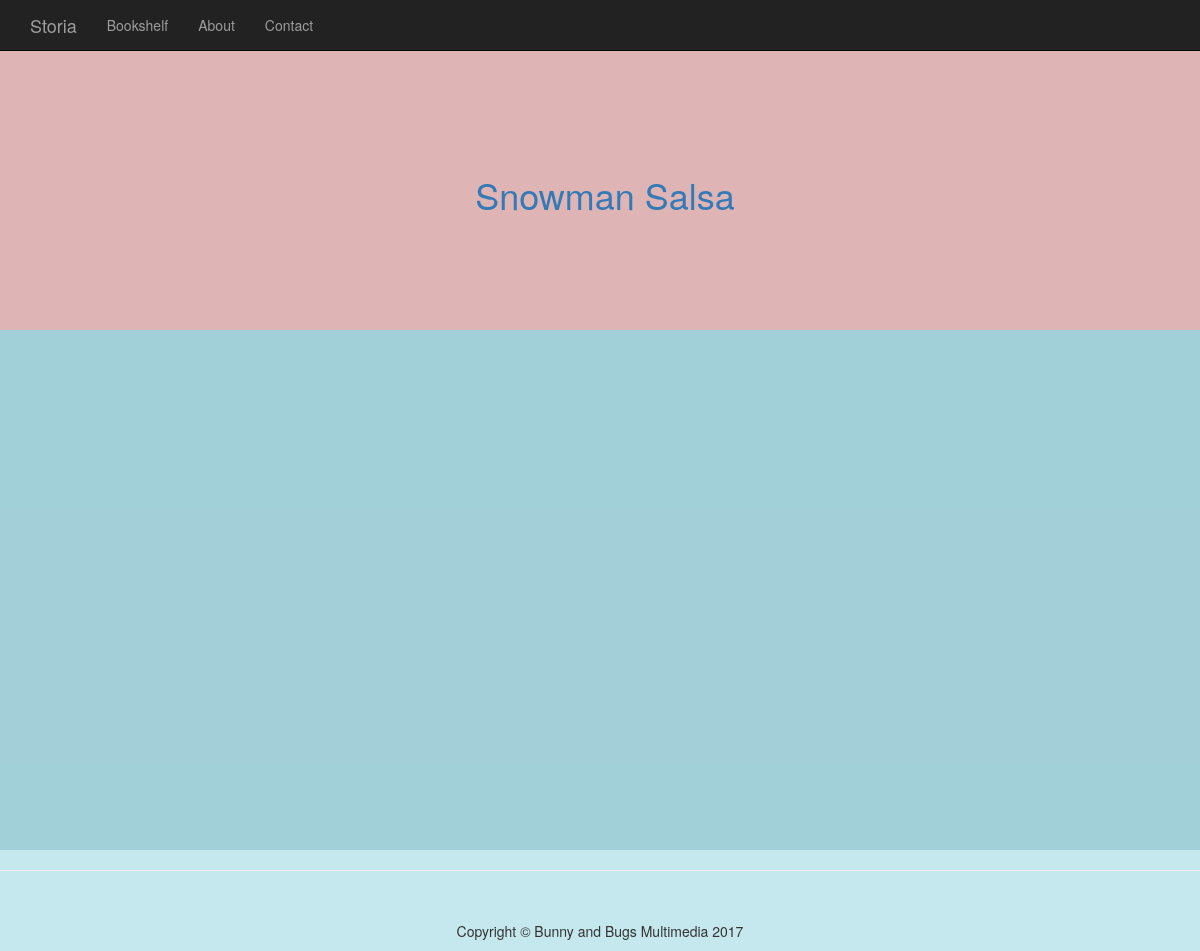
The app's page /books/bookshelf, older data.
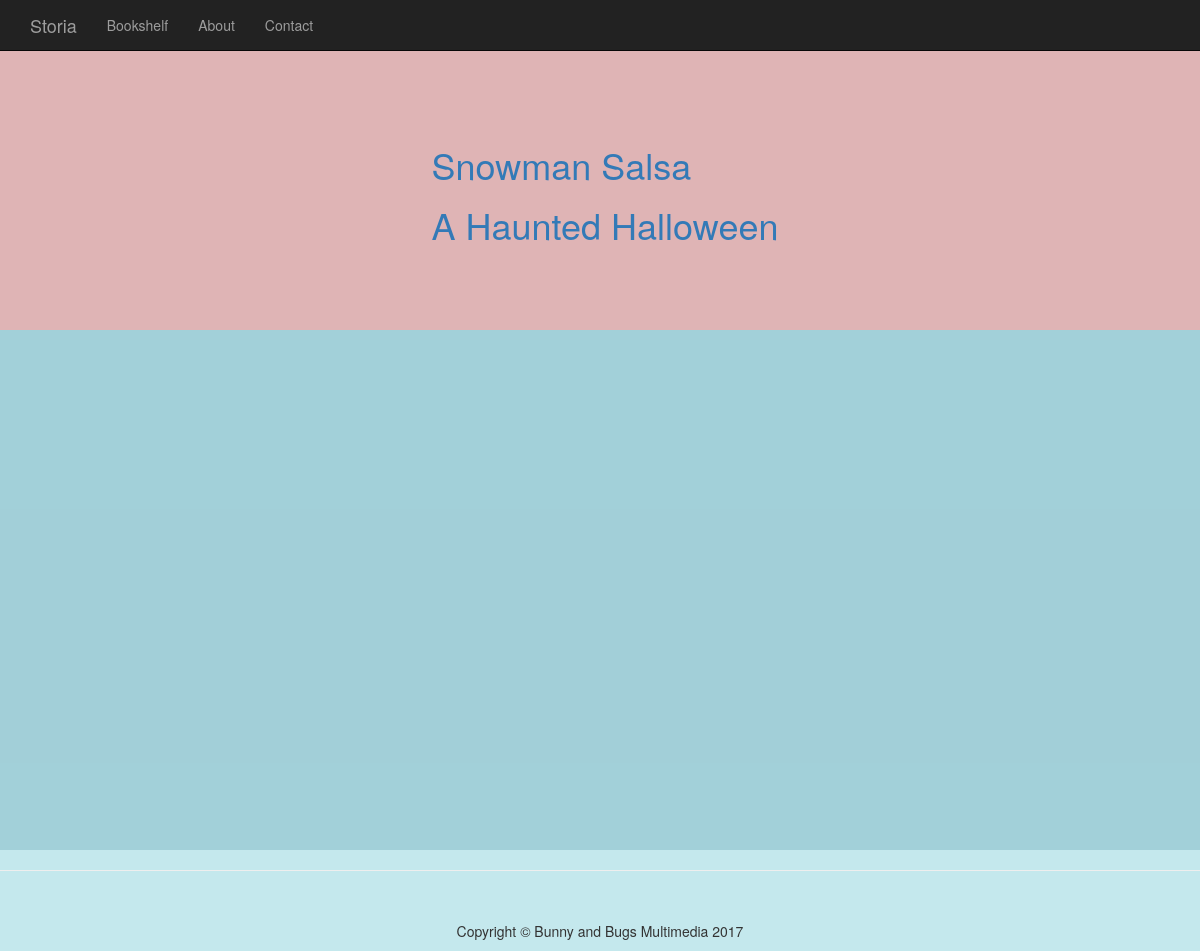
The same page, newer data.
### book/models.py (models this page shows, shortened)
class Book(models.Model):
    title = models.CharField(max_length=256)
    cover = models.ImageField(upload_to=cover_media_upload_handler, blank=True, null=True)
    author = models.CharField(max_length=256)
    publisher = models.CharField(max_length=256)
    pub_date = models.CharField(max_length=64, blank=True, null=True)
    copyright = models.CharField(max_length=64, blank=True, null=True)
    isbn = models.CharField(max_length=17, blank=True, null=True)
    reading_level = models.CharField(max_length=32, blank=True, null=True)
    word_count = models.CharField(max_length=5, blank=True, null=True)
    created = models.DateTimeField(auto_now_add=True)
    modified = models.DateTimeField(auto_now=True)
    slug = models.SlugField(editable=False, blank=True, null=True)
    webpage = models.ForeignKey(Page, related_name='books', blank=True, null=True)

### book/views.py (the view)
# urls.py: url(r'^books/bookshelf', bookshelf, name='bookshelf'),
def bookshelf(request):
    books = Book.objects.all()
    context = {'books': books}
    return render(request, 'book/bookshelf.html', context)

### book/templates/book/bookshelf.html (shortened to what this page needs)
{%  extends 'base.html' %}
{% load static %}
        {% block links %}
            <link href="{% static "book/css/book.css" %}" rel="stylesheet">
        {% endblock %}
        {% block navbar %}
            {% include "navbar.html" %}
        {% endblock %}
{% block feature %}
    <main id="container">
        <section class="shelf">
            {% for book in books %}
              <h1>
                  <a href="/books/{{ book.slug }}">{{ book.title }}</a>
              </h1>
            {% endfor %}
        </section>
    </main>
{% endblock %}

### templates/base.html (shortened to what this page needs)
<!DOCTYPE html>
<html lang="en">
{% load static %}
<head>
     <link href="{% static "vendor/bootstrap.min.css" %}" rel="stylesheet">
    <link href="{% static "css/styles.css" %}" rel="stylesheet">
    <link href="{% static "vendor/full-slider.css" %}" rel="stylesheet">
    {% block links %}
    {% endblock %}
</head>
<body>
    <section>
        {% block navbar %}
        {% endblock %}
    </section>
    <main>
        {% block feature %}
        {% endblock %}
    </main>
        <hr>
        <footer>
            <div class="row">
                <div class="col-lg-12">
                    <p>Copyright &copy; Bunny and Bugs Multimedia 2017</p>
                </div>
            </div>
        </footer>
</body>
</html>

### templates/navbar.html (shortened to what this page needs)
{% load static %}
{% block navbar %}
    <nav class="navbar navbar-inverse navbar-fixed-top" role="navigation">
        <div class="container">
            <div class="navbar-header">
                <a class="navbar-brand" href="{% url 'home' %}">Storia</a>
            </div>
            <div class="collapse navbar-collapse" id="bs-example-navbar-collapse-1">
                <ul class="nav navbar-nav">
                    <li>
                        <a href="{% url 'bookshelf' %}">Bookshelf</a>
                    </li>
                    <li>
                        <a href="{%  url 'about' %}">About</a>
                    </li>
                    <li>
                        <a href="{%  url 'contact' %}">Contact</a>
                    </li>
                </ul>
            </div>
        </div>
    </nav>
{% endblock %}

### static/css/styles.css (style rules this page uses)
body { margin-top: 100px; }
body { background-color: rgba(23, 165, 184, 0.25); margin-top: 50px; }
main { height: 100vh; background-color: rgba(27, 109, 133, .2); }
.shelf { margin: 50px 100px; }
footer { display: flex; flex-wrap: wrap; justify-content: center; align-items: center; }

### book/static/book/css/book.css (style rules this page uses)
#container { display: flex; flex-direction: column; flex-wrap: wrap; justify-content: space-around; align-items: center; align-content: space-around; background-color: rgba(230, 178, 178, 0.9); height: 35vh; width: 25wh; }

Row changes from the older to the newer data that the page shows:
added Book: title "A Haunted Halloween"
